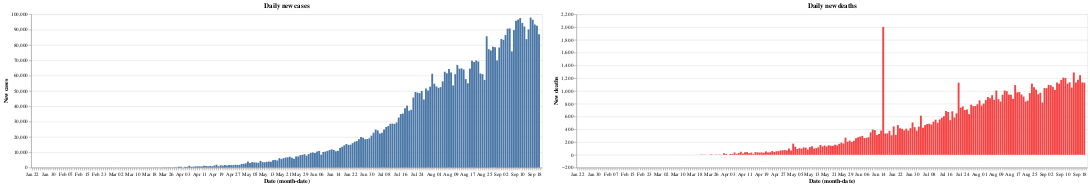

Here is the notebook cell this chart was saved with:
### Code cell
base = alt.Chart(India).mark_bar().encode(
    x='monthdate(Date):O',
).properties(
    width=1000
)


red=alt.value('#f54242')
base.encode(y='New cases').properties(title='Daily new cases')|base.encode(y='New deaths', color=red).properties(title='Daily new deaths')

### Figure 1 — Vega-Lite specification as saved in the notebook (floating-point values rounded to 4 significant figures; data arrays with more than 128 entries replaced by an {"elided": "..."} marker saying what was removed)
{"config": {"view": {"continuousWidth": 400, "continuousHeight": 300}}, "hconcat": [{"mark": "bar", "encoding": {"x": {"field": "Date", "timeUnit": "monthdate", "type": "ordinal"}, "y": {"field": "New cases", "type": "quantitative"}}, "title": "Daily new cases", "width": 1000}, {"mark": "bar", "encoding": {"color": {"value": "#f54242"}, "x": {"field": "Date", "timeUnit": "monthdate", "type": "ordinal"}, "y": {"field": "New deaths", "type": "quantitative"}}, "title": "Daily new deaths", "width": 1000}], "data": {"name": "data-8ea782917b6c3999b898ba72b17555df"}, "$schema": "https://vega.github.io/schema/vega-lite/v4.17.0.json", "datasets": {"data-8ea782917b6c3999b898ba72b17555df": {"elided": "244 records"}}}
